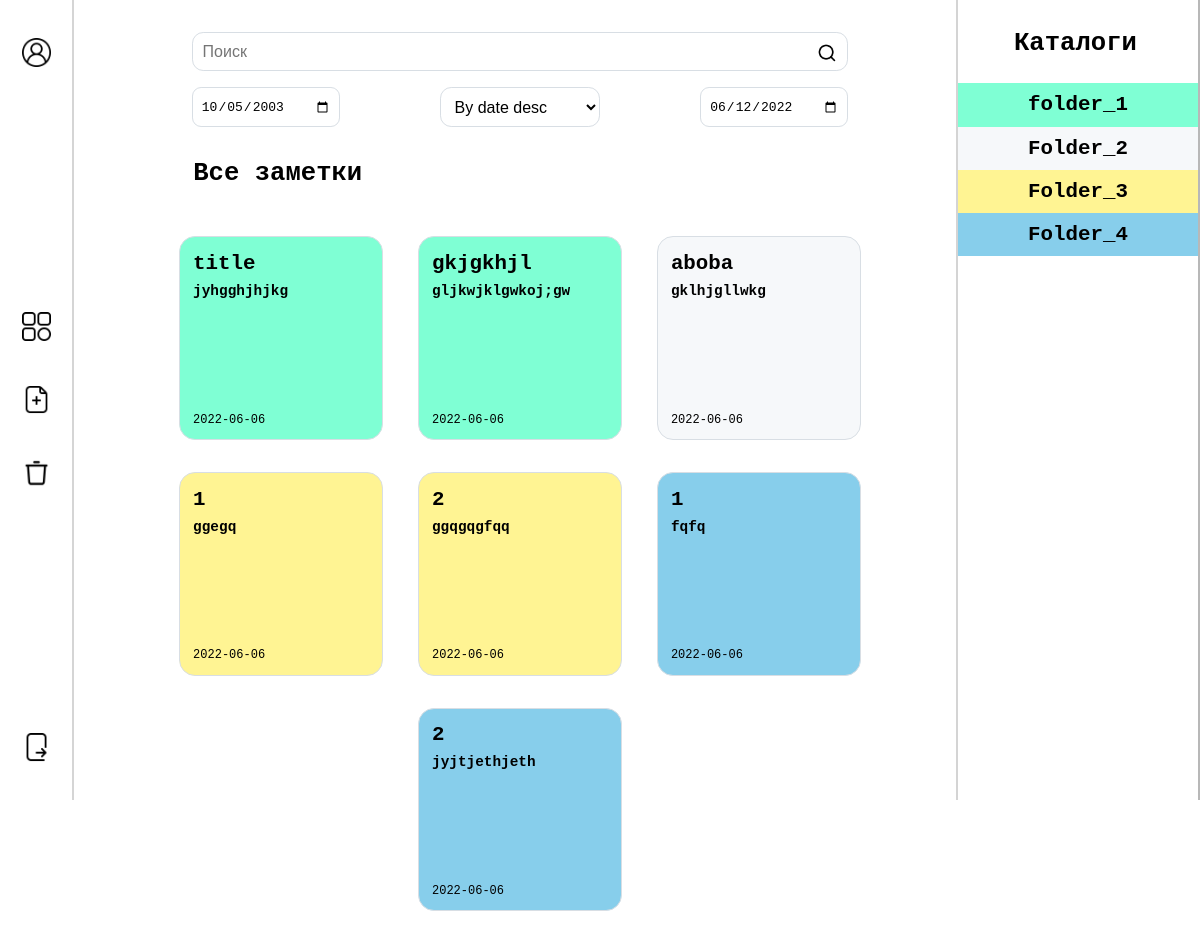
The app's page /main.php (signed in) with its own data.
### tables this page shows
CREATE TABLE IF NOT EXISTS `notes` (
  `id` int(11) NOT NULL AUTO_INCREMENT,
  `title` varchar(30) DEFAULT NULL,
  `article` varchar(255) DEFAULT NULL,
  `created` date NOT NULL,
  `deleted` tinyint(1) NOT NULL DEFAULT '0',
  `folder_id` int(11) NOT NULL,
  `color` varchar(20) NOT NULL,
  PRIMARY KEY (`id`)
);

CREATE TABLE IF NOT EXISTS `folders` (
  `id` int(11) NOT NULL AUTO_INCREMENT,
  `color` varchar(30) NOT NULL,
  `title` varchar(30) NOT NULL,
  `user_id` int(11) NOT NULL,
  PRIMARY KEY (`id`)
);

### main.php (the view, shortened to what this page needs)
<?php
require_once("Connections/project_con.php");
$user = $_SESSION['user_id'][0];
$select_folder = mysqli_query($link, "SELECT * FROM folders WHERE user_id = '$user'");
$select_note = mysqli_query($link, "SELECT * FROM notes WHERE folder_id in (SELECT id FROM folders WHERE user_id = '$user') ORDER BY created DESC");
$final_search_words = array();
$where_list = "SELECT * FROM notes WHERE folder_id in (SELECT id FROM folders WHERE user_id = '$user') AND";
$where_list = substr($where_list, 0, -3);
$where_list .= " ORDER BY created DESC";
if (!empty($where_list)) {
    $res_query = mysqli_query($link, $where_list);
}
?>
<!DOCTYPE html>
<html lang="ru">
<head>
    <link rel="stylesheet" type="text/css" href="Styles/style.css">
    <link rel="stylesheet" type="text/css" href="Styles/font.css">
</head>
<body>
<div class="menu nav">
    <button type="button" title="Аккаунт" onclick="location.href='account.php';">
        <img alt="#" src="Photos/user.png">
    </button>
    <div>
        <button type="button" title="Главная" onclick="location.href='main.php';">
            <img alt="#" src="Photos/menu.png">
        </button>
        <button type="button" title="Новый каталог" onclick="location.href='createFolder.php';">
            <img alt="#" src="Photos/new-note.png">
        </button>
        <button type="button" title="Корзина">
            <img alt="#" src="Photos/trash.png" onclick="location.href='deletedNotes.php';">
        </button>
    </div>
    <button type="button" title="Выйти" onclick="location.href='logout.php';">
        <img alt="#" src="Photos/logout.png">
    </button>
</div>
<div class="content_wrapper" style="width: calc(100% - 30em);">
    <div class="content">
        <div class="search">
            <form name="search" method="get" action="">
                <label for="search">
                    <input type="text" name="user_search" id="search" placeholder="Поиск">
                </label>
                <button type="submit">
                    <img alt="#" src="Photos/search.png">
                </button>
            </form>
        </div>
        <form class="search sort">
            <input id="dat1" class="cont_row n_date" type="date" value="2003-10-05">
            <select class="item_sorting" id="n_sort">
                <option class="notes_sorting">By date desc</option>
            </select>
            <input id="dat2" class="cont_row n_date" type="date" value=<?php echo date("Y-m-d") ?>>
        </form>
    </div>
    <div class="content">
        <h1>Все заметки</h1>
    </div>
    <div class="content notes">
		<?php if ($final_search_words[0] != "") { ?>
            <?php while ($res_array = mysqli_fetch_array($res_query)) {
				if (!($res_array['deleted'])) {  ?>
				<div class="block note" title="Редактировать заметку" style="background: <?php echo $res_array['color']; ?>"
                     onclick="location.href='readNote.php?note=<?php echo $res_array["id"]; ?>;'">
                    <div>
                        <div class="note_head">
                            <h2><?php echo $res_array['title']; ?></h2>
                        </div>
                        <div class="note_text">
                            <h3><?php echo $res_array['article']; ?></h3>
                        </div>
                    </div>
                    <div class="note_date">
                        <p><?php echo $res_array['created']; ?></p>
                    </div>
                </div>
		<?php }
        }} else {
            while ($note = mysqli_fetch_array($select_note)) {
                if (!($note['deleted'])) { ?>
                <div class="block note" title="Редактировать заметку" style="background: <?php echo $note['color']; ?>"
                     onclick="location.href='readNote.php?note=<?php echo $note["id"]; ?>;'">
                    <div>
                        <div class="note_head">
                            <h2><?php echo $note['title']; ?></h2>
                        </div>
                        <div class="note_text">
                            <h3><?php echo $note['article']; ?></h3>
                        </div>
                    </div>
                    <div class="note_date">
                        <p><?php echo $note['created']; ?></p>
                    </div>
                </div>
            <?php }
            }
        } ?>
    </div>
</div>
<div class="menu folders_m">
    <h1 style="margin: 0.5em auto 1em; width: 5em;">Каталоги</h1>
    <?php while ($folder = mysqli_fetch_array($select_folder)) { ?>
        <div class="folders" style="background: <?php echo $folder['color']; ?>"
             onclick="location.href='folder.php?folder=<?php echo $folder["id"]; ?>'">
            <h2><?php echo $folder['title']; ?></h2>
        </div>
    <?php } ?>
</div>
</body>
</html>

### Styles/style.css (style rules this page uses)
body { margin: 0; padding: 0; background-color: #ffffff; }
button { width: 4em; height: 4em; border: none; outline: none; background: none; }
input, textarea, select { width: -webkit-fill-available; resize: none; font-size: 1em; padding: 0.6em; background-color: #ffffff; border: 0.1em solid #d8dee4; border-radius: 0.7em; }
h1, h2, h3, h4, h4, h6, p, a { margin: 0.1em 0; text-decoration: none; }
h1 { width: 60em; margin: 0 1.3em; font-size: 1.6em; font-family: 'SF Pro Bold', monospace; }
h2 { font-size: 1.3em; font-family: 'SF Pro Bold', monospace; }
h3 { font-size: 0.9em; font-family: 'SF Pro Light', monospace; }
p { font-size: 0.75em; font-family: 'SF Pro Light', monospace; }
.menu { float: left; position: fixed; width: 4.5em; height: calc(100vh - 2em); padding: 1em 0; display: flex; flex-direction: column; justify-content: space-between; border-right: 0.15em solid rgba(115, 115, 115, 0.5); }
.menu img { margin-top: 0.2em; width: 2.2em; }
.menu button { margin: 0.75em; }
.nav { float: left; left: 0; border-right: 0.15em solid rgba(115, 115, 115, 0.3); }
.folders_m { display: block; float: right; right: 0; border-left: 0.15em solid rgba(115, 115, 115, 0.3); width: 15em }
.folders { display: flex; justify-content: space-around; padding: 0.5em 0.75em; }
.content_wrapper { position: absolute; width: calc(100% - 15em); margin: 0 10em; }
.content { display: flex; flex-wrap: wrap; justify-content: space-evenly; max-width: 60em; min-width: 9em; margin: 2em auto; }
.search { width: 100%; min-width: 9em; margin: 0 2em; }
.search form { position: relative; }
.search button { padding: 0.2em; height: 2em; width: 2em; position: absolute; top: 0.6em; right: 0.6em; cursor: pointer; }
.search img { width: 1.5em; }
.sort { display: flex; justify-content: space-between; padding: 1em 0 0; }
.sort input, .sort select { width: 10em; }
.block { position: relative; width: 100%; margin: 1em; padding: 0.8em; border: 0.1em solid #d8dee4; border-radius: 1em; background-color: #f6f8fa; }
.note { height: 11em; width: 11em; min-width: 9em; }
.note_text { height: 6em; margin: 0.5em 0; }
.note_text h3 { overflow-y: hidden; overflow-x: hidden; height: 6em; }
.note_date { position: absolute; bottom: 0.2em; margin: 0.5em 0; }
#password, #search { padding: 0.6em 2.7em 0.6em 0.6em; }

### records on screen
notes: title "title", article "jyhgghjhjkg", created "2022-06-06"
notes: title "gkjgkhjl", article "gljkwjklgwkoj;gw", created "2022-06-06"
notes: title "aboba", article "gklhjgllwkg", created "2022-06-06"
notes: title "1", article "ggegq", created "2022-06-06"
notes: title "2", article "ggqgqgfqq", created "2022-06-06"
notes: title "1", article "fqfq", created "2022-06-06"
notes: title "2", article "jyjtjethjeth", created "2022-06-06"
folders: title "folder_1"
folders: title "Folder_2"
folders: title "Folder_3"
folders: title "Folder_4"
